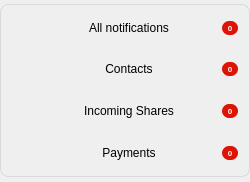
<?xml version="1.0" encoding="UTF-8"?>
<ui version="4.0">
 <class>FilterAlertWidget</class>
 <widget class="QWidget" name="FilterAlertWidget">
  <property name="geometry">
   <rect>
    <x>0</x>
    <y>0</y>
    <width>250</width>
    <height>182</height>
   </rect>
  </property>
  <property name="sizePolicy">
   <sizepolicy hsizetype="Minimum" vsizetype="Minimum">
    <horstretch>0</horstretch>
    <verstretch>0</verstretch>
   </sizepolicy>
  </property>
  <property name="minimumSize">
   <size>
    <width>250</width>
    <height>0</height>
   </size>
  </property>
  <property name="maximumSize">
   <size>
    <width>16777215</width>
    <height>16777215</height>
   </size>
  </property>
  <property name="styleSheet">
   <string notr="true">#wFilterAlertContainer
{
border: 1px solid;
border-color: #FFD8D9DB; /*colorToken.border-disabled*/
border-radius: 8px;
}
QPushButton
{
border: none;
background:transparent;
}
QPushButton.menu-style
{
color: #FF303233;/*colorToken.text-primary*/
font-size: 14px;
line-height: 20px;
text-align: left;
}
QWidget.menu-style:hover
{
background-color:#FFF7F7F7;/*colorToken.surface-1*/
}
QWidget.menu-style:pressed
{
background-color:#FFEFEFF0;/*colorToken.surface-2*/
}
QWidget.menu-style[active=&quot;true&quot;]
{
background-color:#FFEFEFF0;/*colorToken.surface-2*/
}
#wAllNotifications, #wContactsNotifications, #wPaymentNotifications, #wSharesNotifications
{
border-radius: 6px;
}
#bNumberNotifications, #bNumberNotificationsContacts, #bNumberNotificationsPayments, #bNumberNotificationsShares
{
border: none;
background-color: #FFDD1405;/*colorToken.icon-brand*/
color: #FFFAFAFB;/*colorToken.text-inverse-accent*/
font-weight: 600;
font-size: 8px;
line-height: 12px;
border-radius:7px;
margin-right: 8px;
}

#wSeparator
{
background-color: #FFEFEFF0;/*colorToken.surface-2*/
}</string>
  </property>
  <layout class="QVBoxLayout" name="verticalLayout_2">
   <property name="spacing">
    <number>0</number>
   </property>
   <property name="leftMargin">
    <number>0</number>
   </property>
   <property name="topMargin">
    <number>0</number>
   </property>
   <property name="rightMargin">
    <number>0</number>
   </property>
   <property name="bottomMargin">
    <number>0</number>
   </property>
   <item>
    <widget class="QWidget" name="wFilterAlertContainer" native="true">
     <property name="sizePolicy">
      <sizepolicy hsizetype="Expanding" vsizetype="Maximum">
       <horstretch>0</horstretch>
       <verstretch>0</verstretch>
      </sizepolicy>
     </property>
     <property name="minimumSize">
      <size>
       <width>250</width>
       <height>0</height>
      </size>
     </property>
     <layout class="QVBoxLayout" name="verticalLayout_3">
      <property name="spacing">
       <number>0</number>
      </property>
      <property name="leftMargin">
       <number>4</number>
      </property>
      <property name="topMargin">
       <number>4</number>
      </property>
      <property name="rightMargin">
       <number>4</number>
      </property>
      <property name="bottomMargin">
       <number>4</number>
      </property>
      <item>
       <widget class="QWidget" name="wAllNotifications" native="true">
        <property name="sizePolicy">
         <sizepolicy hsizetype="Expanding" vsizetype="Preferred">
          <horstretch>0</horstretch>
          <verstretch>0</verstretch>
         </sizepolicy>
        </property>
        <property name="minimumSize">
         <size>
          <width>0</width>
          <height>40</height>
         </size>
        </property>
        <property name="cursor">
         <cursorShape>PointingHandCursor</cursorShape>
        </property>
        <property name="class" stdset="0">
         <string notr="true">menu-style</string>
        </property>
        <layout class="QHBoxLayout" name="horizontalLayout_2" stretch="0,0,0">
         <property name="spacing">
          <number>12</number>
         </property>
         <property name="leftMargin">
          <number>16</number>
         </property>
         <property name="topMargin">
          <number>0</number>
         </property>
         <property name="rightMargin">
          <number>0</number>
         </property>
         <property name="bottomMargin">
          <number>0</number>
         </property>
         <item>
          <widget class="QPushButton" name="bAllIcon">
           <property name="minimumSize">
            <size>
             <width>16</width>
             <height>16</height>
            </size>
           </property>
           <property name="maximumSize">
            <size>
             <width>16</width>
             <height>16</height>
            </size>
           </property>
           <property name="icon">
            <iconset resource="../Resources_light.qrc">
             <normaloff>:/bell.svg</normaloff>:/bell.svg</iconset>
           </property>
           <property name="iconSize">
            <size>
             <width>16</width>
             <height>16</height>
            </size>
           </property>
           <property name="autoDefault">
            <bool>true</bool>
           </property>
          </widget>
         </item>
         <item>
          <widget class="QPushButton" name="bAll">
           <property name="minimumSize">
            <size>
             <width>0</width>
             <height>0</height>
            </size>
           </property>
           <property name="text">
            <string>All notifications</string>
           </property>
           <property name="class" stdset="0">
            <string notr="true">menu-style</string>
           </property>
          </widget>
         </item>
         <item>
          <widget class="QToolButton" name="bNumberNotifications">
           <property name="sizePolicy">
            <sizepolicy hsizetype="Fixed" vsizetype="Fixed">
             <horstretch>0</horstretch>
             <verstretch>0</verstretch>
            </sizepolicy>
           </property>
           <property name="minimumSize">
            <size>
             <width>24</width>
             <height>14</height>
            </size>
           </property>
           <property name="maximumSize">
            <size>
             <width>24</width>
             <height>14</height>
            </size>
           </property>
           <property name="text">
            <string notr="true">0</string>
           </property>
          </widget>
         </item>
        </layout>
       </widget>
      </item>
      <item>
       <widget class="QWidget" name="wSeparator" native="true">
        <property name="minimumSize">
         <size>
          <width>0</width>
          <height>1</height>
         </size>
        </property>
        <property name="maximumSize">
         <size>
          <width>16777215</width>
          <height>1</height>
         </size>
        </property>
       </widget>
      </item>
      <item>
       <widget class="QWidget" name="wTypesNotifications" native="true">
        <property name="sizePolicy">
         <sizepolicy hsizetype="Expanding" vsizetype="Preferred">
          <horstretch>0</horstretch>
          <verstretch>0</verstretch>
         </sizepolicy>
        </property>
        <layout class="QVBoxLayout" name="verticalLayout">
         <property name="spacing">
          <number>2</number>
         </property>
         <property name="leftMargin">
          <number>0</number>
         </property>
         <property name="topMargin">
          <number>0</number>
         </property>
         <property name="rightMargin">
          <number>0</number>
         </property>
         <property name="bottomMargin">
          <number>0</number>
         </property>
         <item>
          <widget class="QWidget" name="wContactsNotifications" native="true">
           <property name="sizePolicy">
            <sizepolicy hsizetype="Expanding" vsizetype="Preferred">
             <horstretch>0</horstretch>
             <verstretch>0</verstretch>
            </sizepolicy>
           </property>
           <property name="minimumSize">
            <size>
             <width>0</width>
             <height>40</height>
            </size>
           </property>
           <property name="cursor">
            <cursorShape>PointingHandCursor</cursorShape>
           </property>
           <property name="class" stdset="0">
            <string notr="true">menu-style</string>
           </property>
           <layout class="QHBoxLayout" name="horizontalLayout" stretch="0,0,0">
            <property name="spacing">
             <number>12</number>
            </property>
            <property name="leftMargin">
             <number>16</number>
            </property>
            <property name="topMargin">
             <number>0</number>
            </property>
            <property name="rightMargin">
             <number>0</number>
            </property>
            <property name="bottomMargin">
             <number>0</number>
            </property>
            <item>
             <widget class="QPushButton" name="bContactsIcon">
              <property name="minimumSize">
               <size>
                <width>16</width>
                <height>16</height>
               </size>
              </property>
              <property name="maximumSize">
               <size>
                <width>16</width>
                <height>16</height>
               </size>
              </property>
              <property name="icon">
               <iconset resource="../Resources_light.qrc">
                <normaloff>:/users.svg</normaloff>:/users.svg</iconset>
              </property>
              <property name="iconSize">
               <size>
                <width>16</width>
                <height>16</height>
               </size>
              </property>
              <property name="autoDefault">
               <bool>false</bool>
              </property>
             </widget>
            </item>
            <item>
             <widget class="QPushButton" name="bContacts">
              <property name="minimumSize">
               <size>
                <width>0</width>
                <height>0</height>
               </size>
              </property>
              <property name="text">
               <string>Contacts</string>
              </property>
              <property name="class" stdset="0">
               <string notr="true">menu-style</string>
              </property>
             </widget>
            </item>
            <item>
             <widget class="QToolButton" name="bNumberNotificationsContacts">
              <property name="sizePolicy">
               <sizepolicy hsizetype="Fixed" vsizetype="Fixed">
                <horstretch>0</horstretch>
                <verstretch>0</verstretch>
               </sizepolicy>
              </property>
              <property name="minimumSize">
               <size>
                <width>24</width>
                <height>14</height>
               </size>
              </property>
              <property name="maximumSize">
               <size>
                <width>24</width>
                <height>14</height>
               </size>
              </property>
              <property name="text">
               <string notr="true">0</string>
              </property>
             </widget>
            </item>
           </layout>
          </widget>
         </item>
         <item>
          <widget class="QWidget" name="wSharesNotifications" native="true">
           <property name="sizePolicy">
            <sizepolicy hsizetype="Expanding" vsizetype="Preferred">
             <horstretch>0</horstretch>
             <verstretch>0</verstretch>
            </sizepolicy>
           </property>
           <property name="minimumSize">
            <size>
             <width>0</width>
             <height>40</height>
            </size>
           </property>
           <property name="cursor">
            <cursorShape>PointingHandCursor</cursorShape>
           </property>
           <property name="class" stdset="0">
            <string notr="true">menu-style</string>
           </property>
           <layout class="QHBoxLayout" name="horizontalLayout_5" stretch="0,0,0">
            <property name="spacing">
             <number>12</number>
            </property>
            <property name="leftMargin">
             <number>16</number>
            </property>
            <property name="topMargin">
             <number>0</number>
            </property>
            <property name="rightMargin">
             <number>0</number>
            </property>
            <property name="bottomMargin">
             <number>0</number>
            </property>
            <item>
             <widget class="QPushButton" name="bSharesIcon">
              <property name="minimumSize">
               <size>
                <width>16</width>
                <height>16</height>
               </size>
              </property>
              <property name="maximumSize">
               <size>
                <width>16</width>
                <height>16</height>
               </size>
              </property>
              <property name="icon">
               <iconset resource="../Resources_light.qrc">
                <normaloff>:/folder-users.svg</normaloff>:/folder-users.svg</iconset>
              </property>
              <property name="iconSize">
               <size>
                <width>16</width>
                <height>16</height>
               </size>
              </property>
              <property name="autoDefault">
               <bool>true</bool>
              </property>
             </widget>
            </item>
            <item>
             <widget class="QPushButton" name="bShares">
              <property name="minimumSize">
               <size>
                <width>0</width>
                <height>0</height>
               </size>
              </property>
              <property name="text">
               <string>Incoming Shares</string>
              </property>
              <property name="class" stdset="0">
               <string notr="true">menu-style</string>
              </property>
             </widget>
            </item>
            <item>
             <widget class="QToolButton" name="bNumberNotificationsShares">
              <property name="sizePolicy">
               <sizepolicy hsizetype="Fixed" vsizetype="Fixed">
                <horstretch>0</horstretch>
                <verstretch>0</verstretch>
               </sizepolicy>
              </property>
              <property name="minimumSize">
               <size>
                <width>24</width>
                <height>14</height>
               </size>
              </property>
              <property name="maximumSize">
               <size>
                <width>24</width>
                <height>14</height>
               </size>
              </property>
              <property name="text">
               <string notr="true">0</string>
              </property>
             </widget>
            </item>
           </layout>
          </widget>
         </item>
         <item>
          <widget class="QWidget" name="wPaymentNotifications" native="true">
           <property name="sizePolicy">
            <sizepolicy hsizetype="Expanding" vsizetype="Preferred">
             <horstretch>0</horstretch>
             <verstretch>0</verstretch>
            </sizepolicy>
           </property>
           <property name="minimumSize">
            <size>
             <width>0</width>
             <height>40</height>
            </size>
           </property>
           <property name="cursor">
            <cursorShape>PointingHandCursor</cursorShape>
           </property>
           <property name="class" stdset="0">
            <string notr="true">menu-style</string>
           </property>
           <layout class="QHBoxLayout" name="horizontalLayout_7" stretch="0,0,0">
            <property name="spacing">
             <number>12</number>
            </property>
            <property name="leftMargin">
             <number>16</number>
            </property>
            <property name="topMargin">
             <number>0</number>
            </property>
            <property name="rightMargin">
             <number>0</number>
            </property>
            <property name="bottomMargin">
             <number>0</number>
            </property>
            <item>
             <widget class="QPushButton" name="bPaymentIcon">
              <property name="minimumSize">
               <size>
                <width>16</width>
                <height>16</height>
               </size>
              </property>
              <property name="maximumSize">
               <size>
                <width>16</width>
                <height>16</height>
               </size>
              </property>
              <property name="icon">
               <iconset resource="../Resources_light.qrc">
                <normaloff>:/currency-dollar.svg</normaloff>:/currency-dollar.svg</iconset>
              </property>
              <property name="iconSize">
               <size>
                <width>16</width>
                <height>16</height>
               </size>
              </property>
              <property name="autoDefault">
               <bool>true</bool>
              </property>
             </widget>
            </item>
            <item>
             <widget class="QPushButton" name="bPayment">
              <property name="minimumSize">
               <size>
                <width>0</width>
                <height>0</height>
               </size>
              </property>
              <property name="text">
               <string>Payments</string>
              </property>
              <property name="class" stdset="0">
               <string notr="true">menu-style</string>
              </property>
             </widget>
            </item>
            <item>
             <widget class="QToolButton" name="bNumberNotificationsPayments">
              <property name="sizePolicy">
               <sizepolicy hsizetype="Fixed" vsizetype="Fixed">
                <horstretch>0</horstretch>
                <verstretch>0</verstretch>
               </sizepolicy>
              </property>
              <property name="minimumSize">
               <size>
                <width>24</width>
                <height>14</height>
               </size>
              </property>
              <property name="maximumSize">
               <size>
                <width>24</width>
                <height>14</height>
               </size>
              </property>
              <property name="text">
               <string notr="true">0</string>
              </property>
             </widget>
            </item>
           </layout>
          </widget>
         </item>
        </layout>
       </widget>
      </item>
     </layout>
    </widget>
   </item>
  </layout>
 </widget>
 <resources>
  <include location="../Resources_light.qrc"/>
 </resources>
 <connections>
  <connection>
   <sender>bAllIcon</sender>
   <signal>clicked()</signal>
   <receiver>bAll</receiver>
   <slot>click()</slot>
   <hints>
    <hint type="sourcelabel">
     <x>29</x>
     <y>24</y>
    </hint>
    <hint type="destinationlabel">
     <x>60</x>
     <y>23</y>
    </hint>
   </hints>
  </connection>
  <connection>
   <sender>bNumberNotifications</sender>
   <signal>clicked()</signal>
   <receiver>bAll</receiver>
   <slot>click()</slot>
   <hints>
    <hint type="sourcelabel">
     <x>172</x>
     <y>27</y>
    </hint>
    <hint type="destinationlabel">
     <x>100</x>
     <y>23</y>
    </hint>
   </hints>
  </connection>
 </connections>
</ui>
